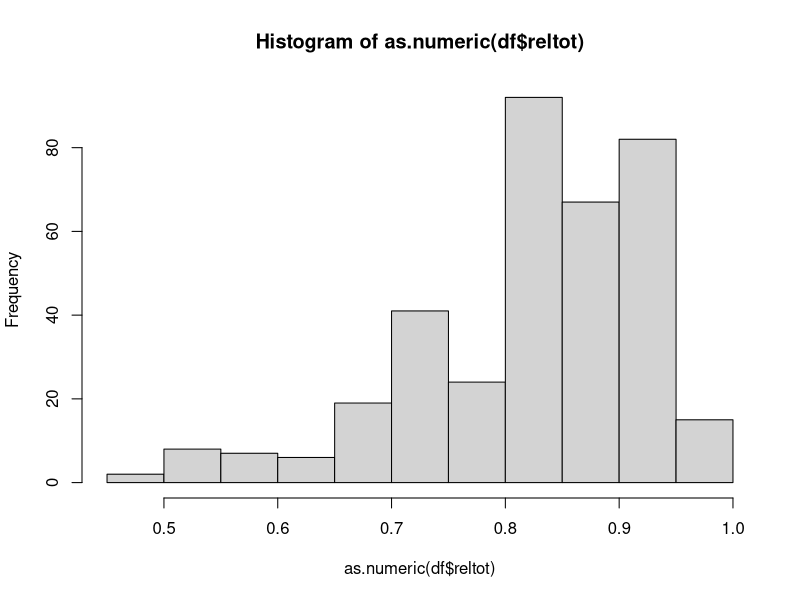
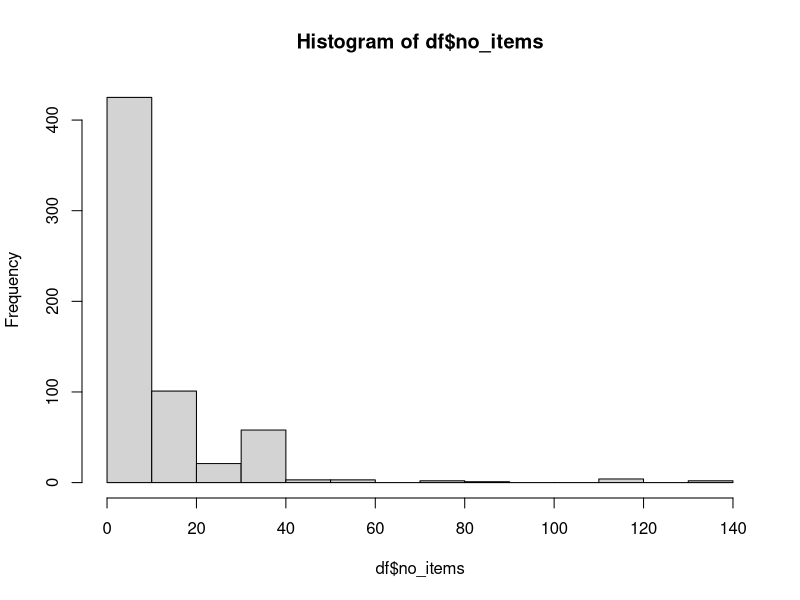

R code for these plots, in order: (Note: this script raises an error after producing the figures.)
### CODE FOR MAIN STUDY SYSTEMATIC REVIEW MEASUREMENT INVARIANCE ##
### This is code to select comparisons for which we will attempt to perform measurement invariance checks for step 2, 3, and 4

rm(list=ls())        # clear workspace
require("lavaan")    # to simulate factor model and run MI tests
require("readxl")    # to load codebook
require("writexl")   # to write away final codebooks
require("dplyr")     # to use  pipe operator in functions

# function to check how many groups are compared for each study
assign.groups <- function(x) {
  if(is.na(x['n3_rep'])) {
    no_group <- 2
  } else if(is.na(x['n4_rep'])) {
    no_group <- 3
  } else if(is.na(x['n5_rep'])) {
    no_group <- 4 
  } else {
    no_group <- 5
  }
  return(no_group)
}

# load data from main study
df <- read_excel("../data/codebook-main-step1.xlsx") # load data

# give all data points a unique id so we can delete doubles later
df$id <- 1:nrow(df)

# filter out studies that reported on doing a measurement invariance check
df$mitest_rep <- as.numeric(df$mitest_rep)
df.checked <- subset(df,mitest_rep == 1) 

# check distribution of reliabilities of all studies
df$reltot <- as.numeric(df$reltot)
hist(as.numeric(df$reltot))
mean(df$reltot, na.rm=T) # 0.83

# check distribution of number of items of all studiescodebook-main-step1.xlsx
df$no_items <- as.numeric(df$no_items)
hist(df$no_items)

# remove studies that checked for MI
df.notchecked <- subset(df,mitest_rep == 0)

# count articles and comparisons per journal
count_articles(df.notchecked[df.notchecked$journal_id == 0,]) # 47 articles in PO
nrow(df.notchecked[df.notchecked$journal_id == 0,]) # 608 comparisons in PO

count_articles(df.notchecked[df.notchecked$journal_id == 1,]) # 45 articles in PS
nrow(df.notchecked[df.notchecked$journal_id == 1,]) # 270 comparisons in PS

# select only studies that report reliability and number of items
dfs <- df.notchecked[!is.na(df.notchecked$reltot) & df.notchecked$no_items != "NA" & !is.na(df.notchecked$no_items),]
count_articles(dfs) # 37 articles
count_studies(dfs)  # 68 studies
nrow(dfs) # 306 comparisons c = 306, k = 37, s = 68
count_articles(dfs[dfs$journal_id==0,]);nrow(dfs[dfs$journal_id==0,]) # 11 articles, 26 comparisons
count_articles(dfs[dfs$journal_id==1,]);nrow(dfs[dfs$journal_id==1,]) # 26 articles, 159 comparisons


# results separated by journal
df.notchecked0 <- filter(df.notchecked, df.notchecked$journal_id == 0)
df.notchecked1 <- filter(df.notchecked, df.notchecked$journal_id == 1)
dfs0 <- df.notchecked0[!is.na(df.notchecked0$reltot) & df.notchecked0$no_items != "NA" & !is.na(df.notchecked0$no_items),]
dfs1 <- df.notchecked1[!is.na(df.notchecked1$reltot) & df.notchecked1$no_items != "NA" & !is.na(df.notchecked1$no_items),]
nrow(dfs0);nrow(dfs1) # 147 and 159 comparisons
count_articles(dfs0);count_articles(dfs1) # across 11 + 26 articles

# some studies have sample sizes for groups but not the total one. 
# we will assign n_rep = sum of all the group sample sizes

# calculate inter item correlation for all studies
dfs$iic <- -(dfs$reltot / (dfs$no_items * dfs$reltot - dfs$reltot - dfs$no_items))
dfs <- as.data.frame(dfs)

# how many groups are compared for each row?
dfs$no_group <- apply(dfs,1,assign.groups)

# simulate factor model and check power to detect measurement non-invariance in the intercepts
for (i in 1:nrow(dfs)) {
  
  # simulate one-factor model with specific parameter values
  k <- dfs$no_group[i]
  
  # extract sample size for each level of k groups
  if (k == 2) {
    
    nobs <- as.numeric(c(dfs$n1_rep[i],dfs$n2_rep[i]))
    
  } else if (k == 3) {
    
    nobs <- as.numeric(c(dfs$n1_rep[i],dfs$n2_rep[i],dfs$n3_rep[i]))
    
  } else if (k == 4) {
    
    nobs <- as.numeric(c(dfs$n1_rep[i],dfs$n2_rep[i],dfs$n3_rep[i],dfs$n4_rep[i]))
    
  } else if (k == 5) {
    
    nobs <- as.numeric(c(dfs$n1_rep[i],dfs$n2_rep[i],dfs$n3_rep[i],dfs$n4_rep[i],dfs$n5_rep[i]))
    
  }
  
  # if no group sample sizes reported, take the total sample size and divide it by the number of groups
  if (is.na(nobs[1])) {
    
    nobs <- round(rep(as.numeric(dfs$n_rep[i])/k,k))

  }
  
  # number of items
  q <- dfs$no_items[i]
  
  # factor loadings (square root of the inter-item correlation)
  lambdas <- rep(sqrt(dfs$iic[i]),q)
  lambda <- matrix(c(lambdas), nrow = q, ncol = 1) 
  
  # error variances (1 - lambda^2)
  errorvar <- 1 - lambdas[1:q] * lambdas[1:q]  
  theta <- matrix(0,nrow=q,ncol=q)
  diag(theta) <- errorvar
  
  # latent variance
  phi <- 1 
  
  # assign values to item intercepts 
  # (50% of groups gets intercept difference of 0.5 in all items, see line 182 for more info)
  if (k == 2) {
    
    nu <- c(0,0.5)
    
  } else if (k == 3) {
    
    nu <- c(0,0,0.5)
    
  } else if (k == 4) {
    
    nu <- c(0,0,0.5,0.5)
    
  } else if (k == 5) {
    
    nu <- c(0,0,0,0.5,0.5)
    
  }
  
  # latent mean estimate
  alpha <- rep(0,k)
  
  # column names for covariance matrices and mean vectors (needed to estimate in lavaan)
  colnms <- NA
  for(z in 1:q){
    colnms[z] <- paste0('V', z)
  }
  
  # construct covariance matrices and mean vectors for each level of k
  if (k == 2) {
    
    mu.pop.1 <- nu[1] + lambda %*% alpha[1]									                   
    mu.pop.2 <- nu[2] + lambda %*% alpha[2]
    mu.pop <- list(mu.pop.1,mu.pop.2)
    
    sigma.pop.1 <- lambda %*% phi %*% t(lambda) + theta
    colnames(sigma.pop.1) <- colnms
    sigma.pop <- list(sigma.pop.1,sigma.pop.1)
    
    
  } else if (k == 3) {
    
    mu.pop.1 <- nu[1] + lambda %*% alpha[1]									                   									                   
    mu.pop.2 <- nu[2] + lambda %*% alpha[2]
    mu.pop.3 <- nu[3] + lambda %*% alpha[3]
    mu.pop <- list(mu.pop.1,mu.pop.2,mu.pop.3)
    
    sigma.pop.1 <- lambda %*% phi %*% t(lambda) + theta
    colnames(sigma.pop.1) <- colnms
    sigma.pop <- list(sigma.pop.1,sigma.pop.1,sigma.pop.1)
    
  } else if (k == 4) {
    
    mu.pop.1 <- nu[1] + lambda %*% alpha[1]									                   
    mu.pop.2 <- nu[2] + lambda %*% alpha[2]
    mu.pop.3 <- nu[3] + lambda %*% alpha[3]
    mu.pop.4 <- nu[4] + lambda %*% alpha[4]
    mu.pop <- list(mu.pop.1,mu.pop.2,mu.pop.3,mu.pop.4)
    
    sigma.pop.1 <- lambda %*% phi %*% t(lambda) + theta
    colnames(sigma.pop.1) <- colnms
    sigma.pop <- list(sigma.pop.1,sigma.pop.1,sigma.pop.1,sigma.pop.1)
    
  } else if (k == 5) {
    
    mu.pop.1 <- nu[1] + lambda %*% alpha[1]									                   
    mu.pop.2 <- nu[2] + lambda %*% alpha[2]
    mu.pop.3 <- nu[3] + lambda %*% alpha[3]
    mu.pop.4 <- nu[4] + lambda %*% alpha[4]
    mu.pop.5 <- nu[5] + lambda %*% alpha[5]
    mu.pop <- list(mu.pop.1,mu.pop.2,mu.pop.3,mu.pop.4,mu.pop.5)
    
    sigma.pop.1 <- lambda %*% phi %*% t(lambda) + theta
    colnames(sigma.pop.1) <- colnms
    sigma.pop <- list(sigma.pop.1,sigma.pop.1,sigma.pop.1,sigma.pop.1,sigma.pop.1)
    
  }
  
  # we assigned bias in all indicators for 50% of the groups, but we only need bias in 1/3 of those indicators
  # here we assign an intercept of 0 (no bias) to 2/3 of the indicators that were 0.50. 
  for(x in 2:k){
    mu.pop[[x]][((round(q/3))+1):q] <- 0
  }
  
  # construct model syntax for lavaan to analyze
  mods.metric <- mods.scalar <- NA

  for(l in 1:q){
    mods.metric[l] <- c(paste0("F1 =~", 'V', l))
    mods.scalar[l] <- c(paste0("F1 =~", 'V', l))
    
  }

  mods.metric[q+1] <- paste0("F1~ c(", paste0(rep(0,k), sep= "",collapse = ","), ")*1")
  mods.scalar[q+1] <- paste0("F1~ c(0,", paste0(rep(NA,k-1), sep= "",collapse = ","), ")*1")
  
  # Fit metric (loadings equal across groups) and scalar invariance (loadings and intercepts equal across groups) models
  mod.metric <- cfa(mods.metric, sample.cov = sigma.pop, sample.mean = mu.pop, sample.nobs = nobs, std.lv=T, group.equal = c("loadings"))
  mod.scalar <- cfa(mods.scalar, sample.cov = sigma.pop, sample.mean = mu.pop, sample.nobs = nobs, std.lv=T, group.equal = c("loadings","intercepts"))
  
  # likelihood ratio test between the models
  mod <- anova(mod.metric,mod.scalar)

  # extract chisquare difference between the two models as NCP + extract degrees of freedom
  ncp <- mod$`Chisq diff`[2]
  dof <- mod$`Df`[2] - mod$`Df`[1]
  
  # power estimate given degrees of freedom and NCP
  # indicates power to detect intercept non-invariance in 1/3 of the indicators for 1/2 of the groups
  power.cfa.th <- 1 - pchisq(qchisq(.95, df = dof), df = dof, ncp = ncp) 
  dfs$powerncp[i] <- as.numeric(power.cfa.th)
}

# select only those studies that have a power to detect non-invariance of > 0.80
df.select <- dfs[dfs$powerncp >= 0.80,1:40]

# calculate dropout of articles/studies/comparisons that do not have enough power
count_articles(df.select); count_studies(df.select) # 35 articles and 65 studies and 294 comparisons have enough power
test <- dfs[!dfs$powerncp >= 0.80,1:40]                 # 12 comparisons don't have enough power
nrow(test[test$journal_id == 0,]) # 6
nrow(test[test$journal_id == 1,]) # 6

# number of comparisons selected by journal
nrow(df.select[df.select$journal_id == 0,]) # 141
nrow(df.select[df.select$journal_id == 1,]) # 153

# are the colnames for the selected studies and the ones reporting on MI the same?
colnames(df.select) == colnames(df.checked)

# multiple ids in both dataframes?
unique(df.checked$id) %in% unique(df.select$id)
unique(df.select$id) %in% unique(df.checked$id)

# save dataset of studies that investigated MI (step 2 and step 3)
write_xlsx(df.checked, "../data/codebook-main-step2step3-sample-without-results.xlsx")

# save final dataset of studies that we will attempt to reproduce
write_xlsx(df.select, "../data/codebook-main-step4-sample-without-results.xlsx")
